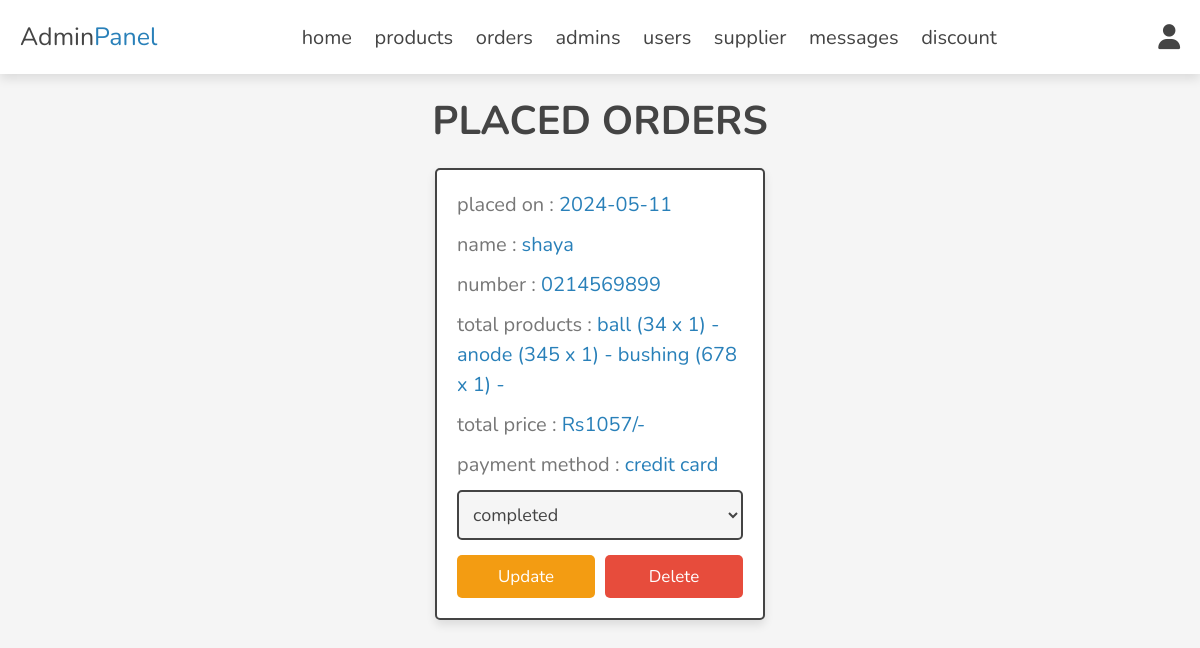
/admin/placed_orders.php (signed in), run on the app's committed database.
### tables this page shows
CREATE TABLE `orders` (
  `id` int(100) NOT NULL,
  `user_id` int(100) NOT NULL,
  `name` varchar(20) NOT NULL,
  `number` varchar(10) NOT NULL,
  `email` varchar(50) NOT NULL,
  `method` varchar(50) NOT NULL,
  `address` varchar(500) NOT NULL,
  `total_products` varchar(1000) NOT NULL,
  `total_price` int(100) NOT NULL,
  `placed_on` date NOT NULL DEFAULT current_timestamp(),
  `payment_status` varchar(20) NOT NULL DEFAULT 'pending'
);

### admin/placed_orders.php (the view, shortened to what this page needs)
<?php
include '../components/connect.php';
?>
<!DOCTYPE html>
<html lang="en">
<head>
   <link rel="stylesheet" href="https://cdnjs.cloudflare.com/ajax/libs/font-awesome/6.1.1/css/all.min.css">
   <link rel="stylesheet" href="../css/admin_style.css">
</head>
<body>
   <?php include '../components/admin_header.php'; ?>
   <section class="orders">
      <h1 class="heading">placed orders</h1>
      <div class="box-container">
         <?php
         $select_orders = $conn->prepare("SELECT * FROM `orders`");
         $select_orders->execute();
         if ($select_orders->rowCount() > 0) {
            while ($fetch_orders = $select_orders->fetch(PDO::FETCH_ASSOC)) {
         ?>
               <div class="box">
                  <p> placed on : <span><?= $fetch_orders['placed_on']; ?></span> </p>
                  <p> name : <span><?= $fetch_orders['name']; ?></span> </p>
                  <p> number : <span><?= $fetch_orders['number']; ?></span> </p>
                  <p> total products : <span><?= $fetch_orders['total_products']; ?></span> </p>
                  <p> total price : <span>Rs<?= $fetch_orders['total_price']; ?>/-</span> </p>
                  <p> payment method : <span><?= $fetch_orders['method']; ?></span> </p>
                  <form action="" method="post">
                     <select name="payment_status" class="select">
                        <option value="completed" <?= ($fetch_orders['payment_status'] == 'completed') ? 'selected' : ''; ?>>completed</option>
                     </select>
                     <div class="flex-btn">
                        <input type="submit" value="update" class="option-btn" name="update_payment">
                        <a href="placed_orders.php?delete=<?= $fetch_orders['id']; ?>" class="delete-btn" onclick="return confirm('delete this order?');">delete</a>
                     </div>
                  </form>
               </div>
         <?php
            }
         } else {
            echo '<p class="empty">no orders placed yet!</p>';
         }
         ?>
      </div>
   </section>
</body>
</html>

### css/admin_style.css (style rules this page uses)
:root { --main-color:#2980b9; --orange:#f39c12; --red:#e74c3c; --black:#444; --white:#fff; --light-color:#777; --light-bg:#f5f5f5; --border:.2rem solid var(--black); --box-shadow:0 .5rem 1rem rgba(0,0,0,.1); }
* { font-family: 'Nunito', sans-serif; margin:0; padding:0; box-sizing: border-box; outline: none; border:none; text-decoration: none; }
html { font-size: 62.5%; overflow-x: hidden; }
body { background-color: var(--light-bg); }
section { padding:2rem; max-width: 1200px; margin:0 auto; }
.heading { font-size: 4rem; color:var(--black); margin-bottom: 2rem; text-align: center; text-transform: uppercase; }
.btn, .delete-btn, .option-btn { display: block; width: 100%; margin-top: 1rem; border-radius: .5rem; padding:1rem 3rem; font-size: 1.7rem; text-transform: capitalize; color:var(--white); cursor: pointer; text-align: center; }
.option-btn { background-color: var(--orange); }
.delete-btn { background-color: var(--red); }
.flex-btn { display: flex; gap:1rem; }
.orders .box-container { display: grid; grid-template-columns: repeat(auto-fit, 33rem); gap:1.5rem; align-items: flex-start; justify-content: center; }
.orders .box-container .box { padding:2rem; padding-top: 1rem; border-radius: .5rem; border:var(--border); background-color: var(--white); box-shadow: var(--box-shadow); }
.orders .box-container .box p { line-height: 1.5; font-size: 2rem; color:var(--light-color); margin:1rem 0; }
.orders .box-container .box p span { color:var(--main-color); }
.orders .box-container .select { margin-bottom: .5rem; width: 100%; background-color: var(--light-bg); padding:1rem; font-size: 1.8rem; color:var(--black); border-radius: .5rem; border:var(--border); }

### data on the page
orders: placed_on "2024-05-11", name "shaya", number "0214569899", total_products "ball (34 x 1) - anode (345 x 1) - bushing (678 x 1) -", total_price "1057", method "credit card", payment_status "completed"
